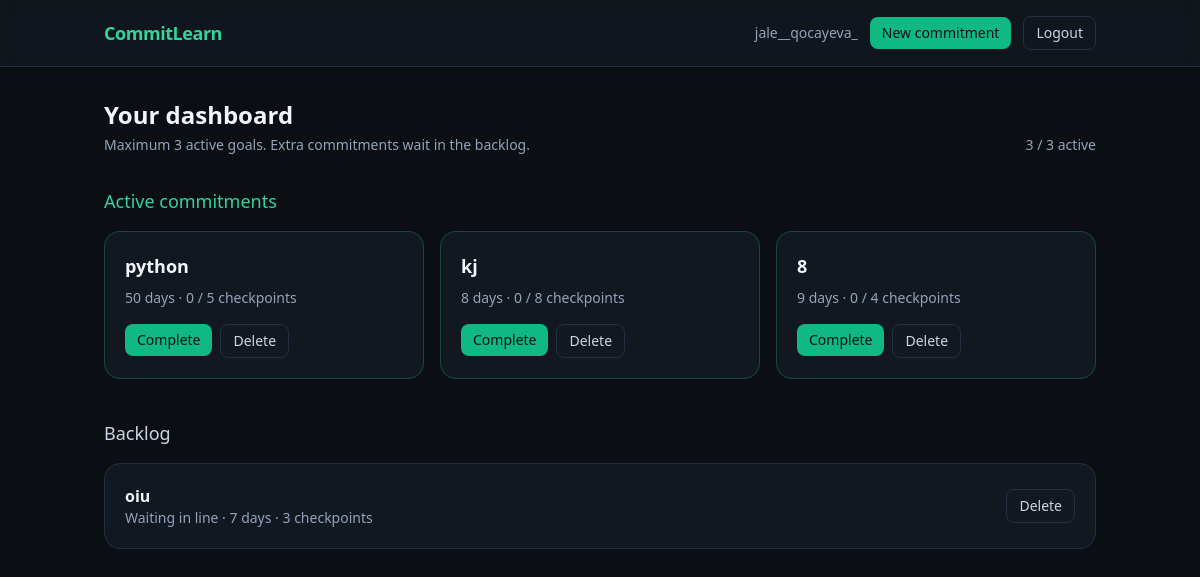
The page / (signed in) on the database its author committed.
### tables this page shows
CREATE TABLE users (
    id INTEGER PRIMARY KEY AUTOINCREMENT,
    username TEXT NOT NULL UNIQUE,
    email TEXT NOT NULL UNIQUE,
    password_hash TEXT NOT NULL,
    created_at TIMESTAMP DEFAULT CURRENT_TIMESTAMP
);

CREATE TABLE goals (
    id INTEGER PRIMARY KEY AUTOINCREMENT,
    user_id INTEGER NOT NULL,
    title TEXT NOT NULL,
    status TEXT NOT NULL DEFAULT 'active',
    created_at TIMESTAMP DEFAULT CURRENT_TIMESTAMP,
    target_days INTEGER NOT NULL,
    checkpoint_total INTEGER NOT NULL,
    checkpoint_done INTEGER DEFAULT 0,
    last_update_at TIMESTAMP DEFAULT CURRENT_TIMESTAMP,
    drop_reason TEXT,
    FOREIGN KEY (user_id) REFERENCES users (id) ON DELETE CASCADE
);

### app.py (the view)
@app.route("/")
@login_required
def index():
    conn = get_db_connection()
    active_goals = conn.execute(
        """
        SELECT * FROM goals
        WHERE user_id = ? AND status = 'active'
        ORDER BY created_at ASC, id ASC
        """,
        (g.user["id"],),
    ).fetchall()
    backlog_goals = conn.execute(
        """
        SELECT * FROM goals
        WHERE user_id = ? AND status = 'backlog'
        ORDER BY created_at ASC, id ASC
        """,
        (g.user["id"],),
    ).fetchall()
    conn.close()
    return render_template(
        "index.html",
        active_goals=active_goals,
        backlog_goals=backlog_goals,
        max_active=MAX_ACTIVE_GOALS,
    )

### app.py (called while the page is built)
def get_db_connection():
    conn = sqlite3.connect(DATABASE)
    conn.row_factory = sqlite3.Row
    conn.execute("PRAGMA foreign_keys = ON")
    return conn

def login_required(view):
    @wraps(view)
    def wrapped_view(*args, **kwargs):
        if g.user is None:
            return redirect(url_for("login"))
        return view(*args, **kwargs)
    return wrapped_view

@app.before_request
def load_logged_in_user():
    user_id = session.get("user_id")
    if user_id is None:
        g.user = None
        return
    conn = get_db_connection()
    g.user = conn.execute("SELECT * FROM users WHERE id = ?", (user_id,)).fetchone()
    conn.close()

### templates/index.html (shortened to what this page needs)
{% extends "base.html" %}
{% block content %}
<div class="flex flex-col gap-2 sm:flex-row sm:items-end sm:justify-between">
    <div>
        <h1 class="text-2xl font-semibold">Your dashboard</h1>
        <p class="mt-1 text-sm text-slate-400">Maximum {{ max_active }} active goals. Extra commitments wait in the backlog.</p>
    </div>
    <p class="text-sm text-slate-400">{{ active_goals|length }} / {{ max_active }} active</p>
</div>
<section class="mt-8">
    <h2 class="mb-4 text-lg font-medium text-emerald-400">Active commitments</h2>
    {% if active_goals %}
    <div class="grid gap-4 md:grid-cols-3">
        {% for goal in active_goals %}
        <article class="rounded-2xl border border-emerald-500/30 bg-panel p-5">
            <h3 class="text-lg font-semibold">{{ goal.title }}</h3>
            <p class="mt-2 text-sm text-slate-400">{{ goal.target_days }} days · {{ goal.checkpoint_done }} / {{ goal.checkpoint_total }} checkpoints</p>
            <div class="mt-4 flex gap-2">
                <form method="POST" action="{{ url_for('complete_goal', goal_id=goal.id) }}">
                    <button type="submit" class="rounded-lg bg-emerald-500 px-3 py-1.5 text-sm font-medium text-ink hover:bg-emerald-400">
                        Complete
                    </button>
                </form>
                <form method="POST" action="{{ url_for('delete_goal', goal_id=goal.id) }}" onsubmit="return confirm('Delete this commitment?');">
                    <button type="submit" class="rounded-lg border border-line px-3 py-1.5 text-sm text-slate-300 hover:border-rose-400 hover:text-rose-300">
                        Delete
                    </button>
                </form>
            </div>
        </article>
        {% endfor %}
    </div>
    {% endif %}
</section>
<section class="mt-10">
    <h2 class="mb-4 text-lg font-medium text-slate-300">Backlog</h2>
    {% if backlog_goals %}
    <div class="space-y-3">
        {% for goal in backlog_goals %}
        <article class="flex flex-col gap-3 rounded-2xl border border-line bg-panel p-5 sm:flex-row sm:items-center sm:justify-between">
            <div>
                <h3 class="font-semibold">{{ goal.title }}</h3>
                <p class="text-sm text-slate-400">Waiting in line · {{ goal.target_days }} days · {{ goal.checkpoint_total }} checkpoints</p>
            </div>
            <form method="POST" action="{{ url_for('delete_goal', goal_id=goal.id) }}" onsubmit="return confirm('Delete this backlog commitment?');">
                <button type="submit" class="rounded-lg border border-line px-3 py-1.5 text-sm text-slate-300 hover:border-rose-400 hover:text-rose-300">
                    Delete
                </button>
            </form>
        </article>
        {% endfor %}
    </div>
    {% else %}
    <p class="rounded-2xl border border-line bg-panel px-6 py-6 text-sm text-slate-400">Backlog is empty.</p>
    {% endif %}
</section>
{% endblock %}

### templates/base.html (shortened to what this page needs)
<!DOCTYPE html>
<html lang="en" class="h-full">
<head>
    <script src="https://cdn.tailwindcss.com"></script>
</head>
<body class="min-h-full bg-ink text-slate-100 antialiased">
    <div class="min-h-screen flex flex-col">
        <header class="border-b border-line bg-panel/80 backdrop-blur">
            <nav class="mx-auto flex max-w-5xl items-center justify-between px-4 py-4">
                <a href="{{ url_for('index') if g.user else url_for('login') }}" class="text-lg font-semibold tracking-tight text-emerald-400">
                    CommitLearn
                </a>
                {% if g.user %}
                <div class="flex items-center gap-3 text-sm">
                    <span class="hidden sm:inline text-slate-400">{{ g.user.username }}</span>
                    <a href="{{ url_for('create_goal') }}" class="rounded-lg bg-emerald-500 px-3 py-1.5 font-medium text-ink hover:bg-emerald-400">
                        New commitment
                    </a>
                    <a href="{{ url_for('logout') }}" class="rounded-lg border border-line px-3 py-1.5 text-slate-300 hover:border-slate-500 hover:text-white">
                        Logout
                    </a>
                </div>
                {% endif %}
            </nav>
        </header>
        <main class="mx-auto w-full max-w-5xl flex-1 px-4 py-8">
            {% block content %}{% endblock %}
        </main>
    </div>
</body>
</html>

### rows shown on the page
users: user.username "jale__qocayeva_"
goals: title "python", target_days "50", checkpoint_done "0", checkpoint_total "5"
goals: title "kj", target_days "8", checkpoint_done "0", checkpoint_total "8"
goals: title "8", target_days "9", checkpoint_done "0", checkpoint_total "4"
goals: title "oiu", target_days "7", checkpoint_total "3"

### other values the page prints
{{ max_active }} "3"
{{ active_goals|length }} "3"
